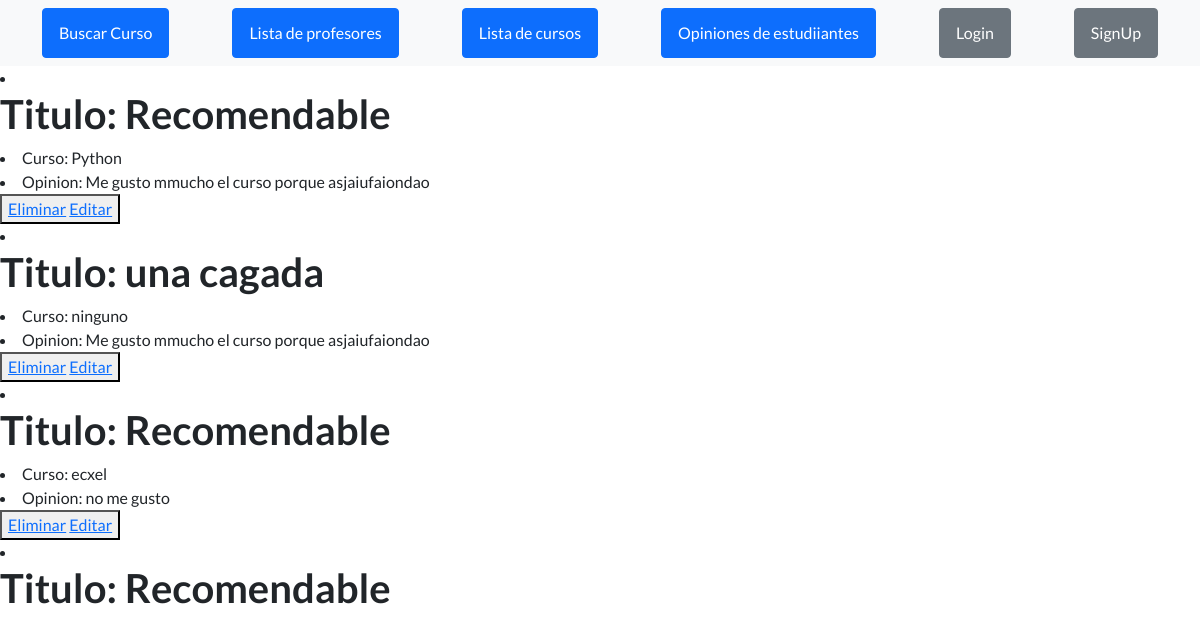
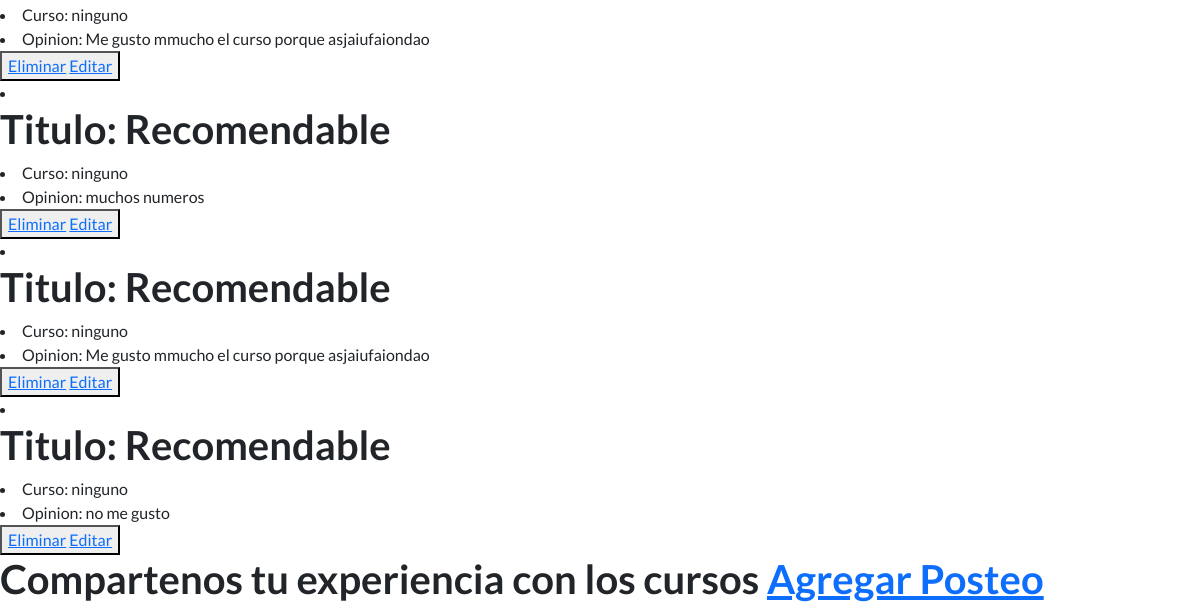
/listaposteos/, run on an earlier commit of the app's database (2 pictures, top to bottom).
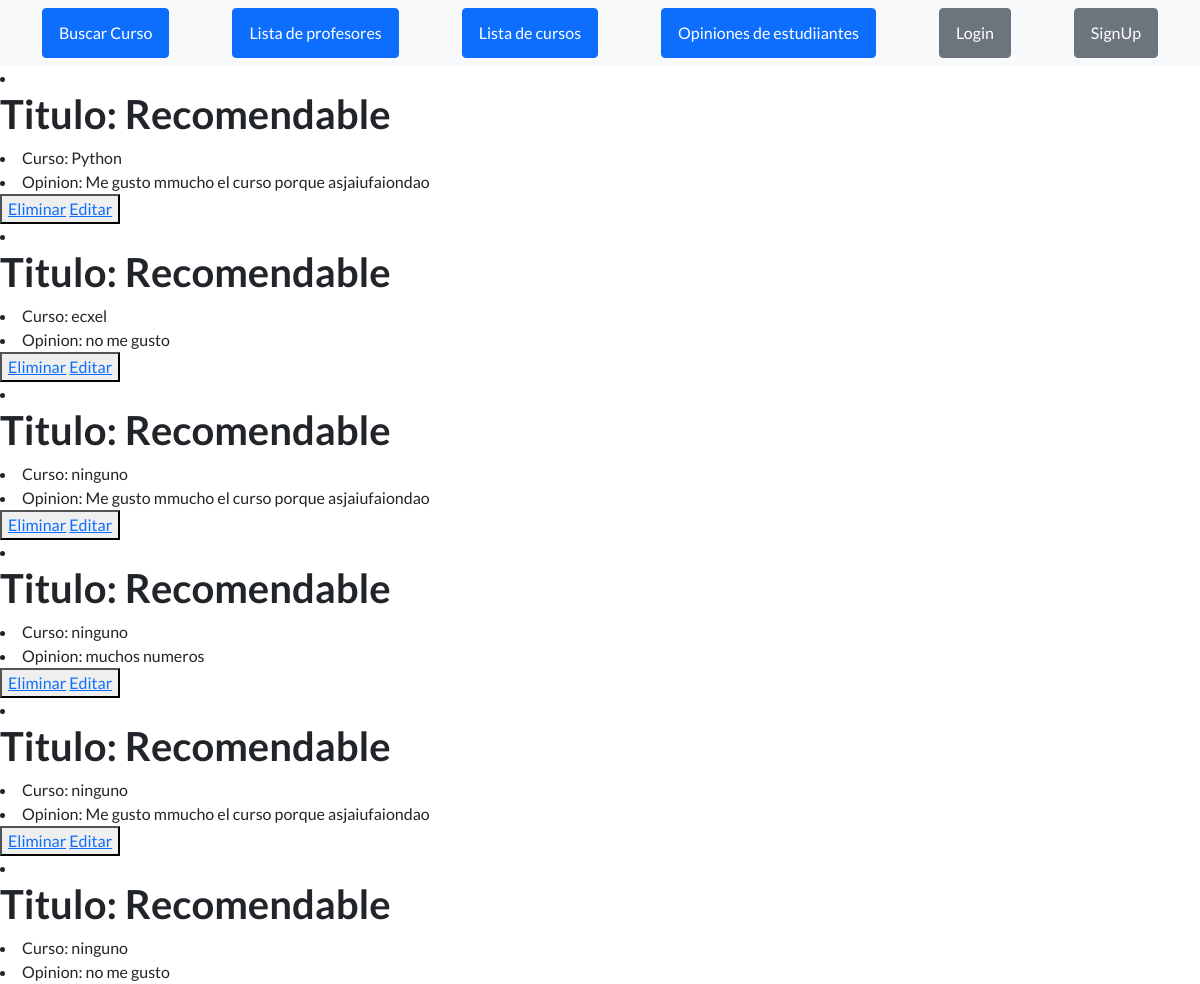
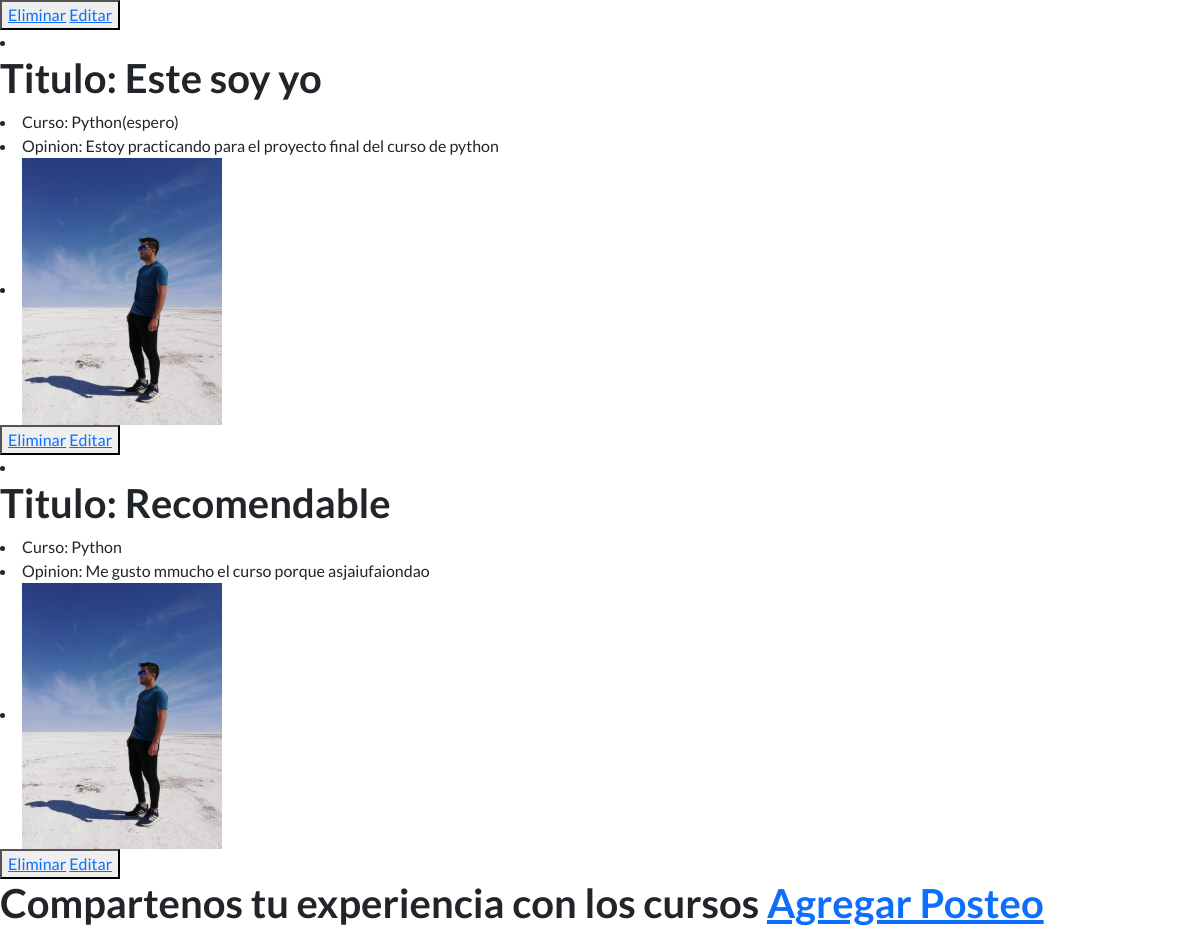
And on a later commit of the database (2 pictures, top to bottom).
### appCoder/models.py (models this page shows, shortened)
class Posteo(models.Model):
    titulo=models.CharField(max_length=30)
    curso_concretado=models.CharField(max_length=40)
    resenia=models.CharField(max_length=200)
    imagen = models.ImageField(upload_to="posts", null=True, blank=True)

### appCoder/views.py (the view)
# urls.py: path('listaposteos/', mostrar_posteos, name='lista_post'),
def mostrar_posteos(request):
      posteos= Posteo.objects.all()
      context = {'posteos': posteos}
      return render(request, 'mostrar_posteos.html', context=context)

### appCoder/templates/mostrar_posteos.html (shortened to what this page needs)
{% extends "index.html" %}
    {%load static %}
{% block codigoDinamico %}
    {% for p in posteos %}
    <li><h1> Titulo: {{ p.titulo }}</h1></li>
        <li> Curso: {{ p.curso_concretado }}</li>
        <li> Opinion: {{ p.resenia }}</li>
         {% if p.imagen %}
         <li><img src="{{ p.imagen.url }}" alt="Imagen" style="width: 200px"></li>
        {% endif%}
        <button>
            <a href="{% url 'eliminar_posteo' p.id %}"> Eliminar</a>
            <a href="{% url 'editar_posteo' p.id %}"> Editar</a>
         </button>
    {% endfor %}
    <h1>Compartenos tu experiencia con los cursos  <a href="{% url 'post' %}"> Agregar Posteo </a></h1>
{% endblock %}

### appCoder/templates/index.html (shortened to what this page needs)
<!DOCTYPE html>
<html lang="en">
    <head>
        {%load static %}
        <link href="https://cdn.jsdelivr.net/npm/bootstrap-icons@1.5.0/font/bootstrap-icons.css" rel="stylesheet" type="text/css" />
        <link href="{% static 'appCoder/css/styles.css' %}" rel="stylesheet" />
    </head>
    <body>
        <nav class="navbar navbar-light bg-light static-top">
            <div class="container">
                <a class="btn btn-primary" href="{% url 'buscarCamada' %}">Buscar Curso</a>
                <a class="btn btn-primary" href="{% url 'mostrar_profesores' %}"> Lista de profesores </a>
                <a class="btn btn-primary" href="{% url 'mostrar_cursos' %}"> Lista de cursos </a>
                <a class="btn btn-primary" href="{% url 'lista_post' %}"> Opiniones de estudiiantes </a>
                <a class="btn btn-secondary" href="{% url 'Login' %}"> Login </a>
                <a class="btn btn-secondary" href="{% url 'SignUpView' %}"> SignUp </a>
            </div>
        </nav>
        {% block codigoDinamico %}{% endblock %}
</html>

What changed in the data, as far as the page shows it:
removed Posteo: titulo "una cagada", curso_concretado "ninguno", resenia "Me gusto mmucho el curso porque asjaiufaiondao"
added Posteo: titulo "Este soy yo", curso_concretado "Python(espero)", resenia "Estoy practicando para el proyecto final del curso de python", imagen (picture)
added Posteo: titulo "Recomendable", curso_concretado "Python", resenia "Me gusto mmucho el curso porque asjaiufaiondao", imagen (picture)
